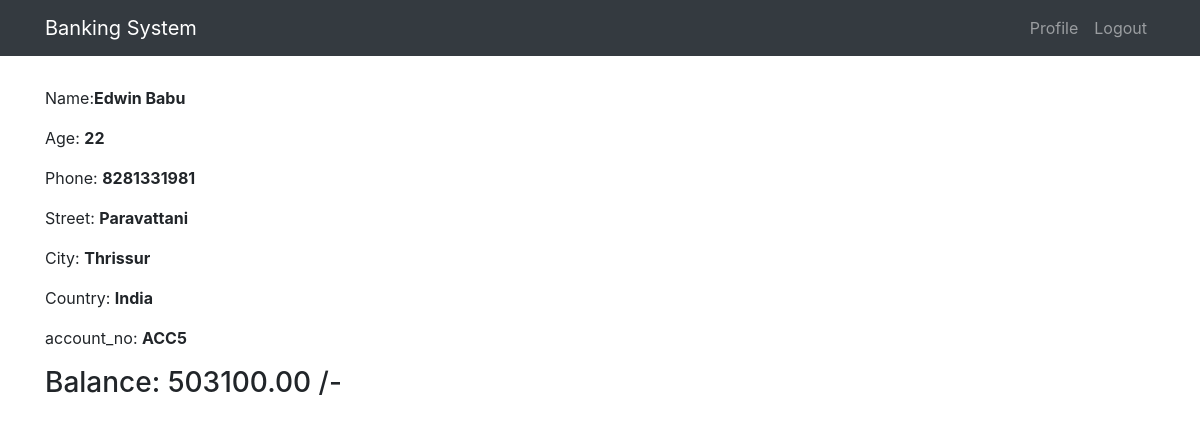
Screenshot of /profile/ (signed in) with the database file from the repository.
### customer/models.py (models this page shows, shortened)
class Customer(models.Model):
    user=models.OneToOneField(User, on_delete=models.CASCADE)
    name=models.CharField(max_length=200,null=True)
    age=models.IntegerField(null=True)
    phone=models.IntegerField(null=True)
    street=models.CharField(max_length=200,null=True)
    city=models.CharField(max_length=200,null=True)
    state=models.CharField(max_length=50,null=True)
    country=models.CharField(max_length=50, default="India")
    pin_code=models.IntegerField(null=True)
    balance=models.DecimalField(max_digits=10,decimal_places=2,verbose_name="Balance")
    account_no=models.CharField(max_length=200,editable=False)

### customer/views.py (the view)
# urls.py: url(r'^profile/',views.profile, name='profile'),
@login_required
def profile(request):
    user = Customer.objects.filter(user=request.user)
    context={
        "data":user
    }
    return render(request, 'profile.html', context)

### customer/templates/profile.html (shortened to what this page needs)
{% extends 'base.html' %}
{% block content %}
    {% for i in data %}
    <p>Name:<b>{{ i.name }}</b>  <br>
    </p>
    <p>Age: <b>{{ i.age }}</b> <br>
    </p><p>Phone:  <b>{{ i.phone }}</b><br>
    </p><p>Street:  <b>{{ i.street }}</b><br>
    </p><p>City:  <b>{{ i.city }}</b><br>
    </p><p>Country:  <b>{{ i.country }}</b><br>
    </p><p>account_no: <b> {{ i.account_no }}</b><br>
    </p>
        <h3>Balance: {{ i.balance }} /-</h3>
    {% endfor %}
{% endblock %}

### rows the page displays
Customer: name "Edwin Babu", age "22", phone "8281331981", street "Paravattani", city "Thrissur", country "India", account_no "ACC5", balance "503100.00"
